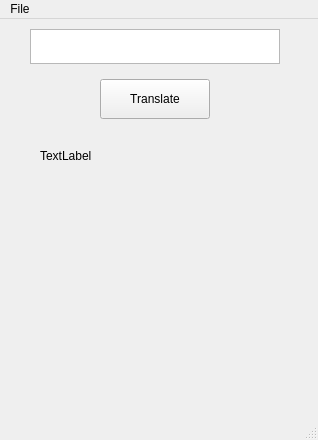
<?xml version="1.0" encoding="UTF-8"?>
<ui version="4.0">
 <class>MainWindow</class>
 <widget class="QMainWindow" name="MainWindow">
  <property name="geometry">
   <rect>
    <x>0</x>
    <y>0</y>
    <width>318</width>
    <height>440</height>
   </rect>
  </property>
  <property name="windowTitle">
   <string>MainWindow</string>
  </property>
  <widget class="QWidget" name="centralwidget">
   <widget class="QPushButton" name="submitButton">
    <property name="geometry">
     <rect>
      <x>100</x>
      <y>60</y>
      <width>110</width>
      <height>40</height>
     </rect>
    </property>
    <property name="text">
     <string>Translate</string>
    </property>
   </widget>
   <widget class="QTextEdit" name="getString">
    <property name="geometry">
     <rect>
      <x>30</x>
      <y>10</y>
      <width>250</width>
      <height>35</height>
     </rect>
    </property>
   </widget>
   <widget class="QLabel" name="labelForTranslate">
    <property name="geometry">
     <rect>
      <x>40</x>
      <y>130</y>
      <width>245</width>
      <height>150</height>
     </rect>
    </property>
    <property name="text">
     <string>TextLabel</string>
    </property>
    <property name="textFormat">
     <enum>Qt::AutoText</enum>
    </property>
    <property name="alignment">
     <set>Qt::AlignLeading|Qt::AlignLeft|Qt::AlignTop</set>
    </property>
   </widget>
   <widget class="QLabel" name="labelForShowLogo">
    <property name="geometry">
     <rect>
      <x>130</x>
      <y>350</y>
      <width>61</width>
      <height>51</height>
     </rect>
    </property>
    <property name="text">
     <string/>
    </property>
    <property name="pixmap">
     <pixmap>../Pysubdl/FinalProgram/Pysubdl.png</pixmap>
    </property>
    <property name="scaledContents">
     <bool>true</bool>
    </property>
   </widget>
  </widget>
  <widget class="QMenuBar" name="menubar">
   <property name="geometry">
    <rect>
     <x>0</x>
     <y>0</y>
     <width>318</width>
     <height>26</height>
    </rect>
   </property>
   <widget class="QMenu" name="menuFile">
    <property name="title">
     <string>File</string>
    </property>
    <addaction name="actionOpen"/>
    <addaction name="actionExit"/>
   </widget>
   <addaction name="menuFile"/>
  </widget>
  <widget class="QStatusBar" name="statusbar"/>
  <action name="actionOpen">
   <property name="text">
    <string>Open</string>
   </property>
  </action>
  <action name="actionExit">
   <property name="text">
    <string>Exit</string>
   </property>
  </action>
 </widget>
 <resources/>
 <connections/>
</ui>
